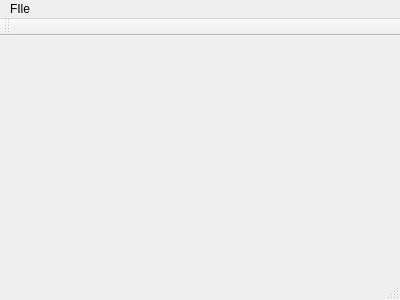
<?xml version="1.0" encoding="UTF-8"?>
<ui version="4.0">
 <class>MainWindow</class>
 <widget class="QMainWindow" name="MainWindow">
  <property name="geometry">
   <rect>
    <x>0</x>
    <y>0</y>
    <width>400</width>
    <height>300</height>
   </rect>
  </property>
  <property name="windowTitle">
   <string>MainWindow</string>
  </property>
  <widget class="QWidget" name="centralWidget"/>
  <widget class="QMenuBar" name="menuBar">
   <property name="geometry">
    <rect>
     <x>0</x>
     <y>0</y>
     <width>400</width>
     <height>26</height>
    </rect>
   </property>
   <widget class="QMenu" name="menuFIle">
    <property name="title">
     <string>FIle</string>
    </property>
    <addaction name="actionPreferences"/>
   </widget>
   <addaction name="menuFIle"/>
  </widget>
  <widget class="QToolBar" name="mainToolBar">
   <attribute name="toolBarArea">
    <enum>TopToolBarArea</enum>
   </attribute>
   <attribute name="toolBarBreak">
    <bool>false</bool>
   </attribute>
  </widget>
  <widget class="QStatusBar" name="statusBar"/>
  <action name="actionPreferences">
   <property name="text">
    <string>Preferences</string>
   </property>
  </action>
 </widget>
 <layoutdefault spacing="6" margin="11"/>
 <resources/>
 <connections/>
</ui>
